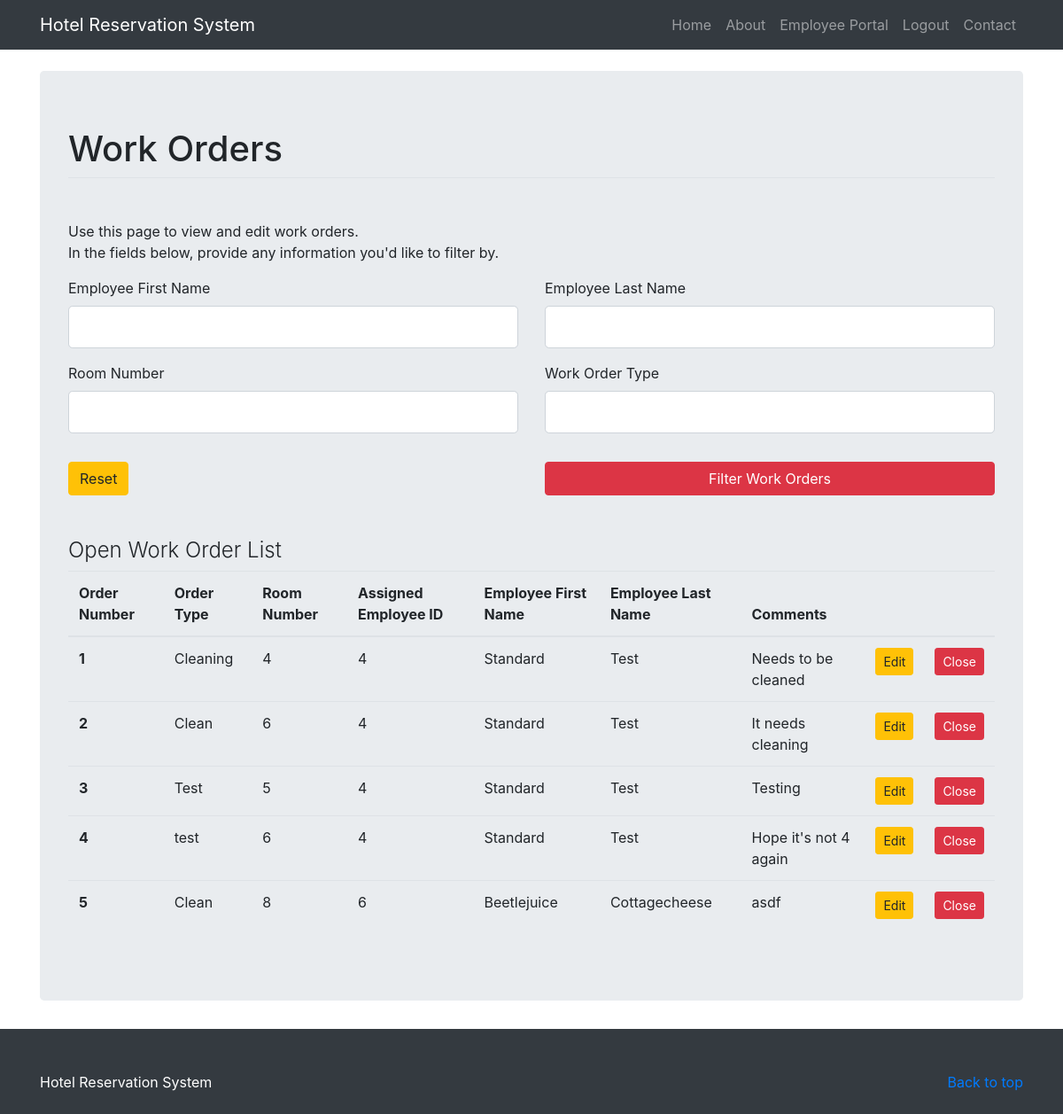
The page /view_work_orders (signed in) on the database as committed earlier.
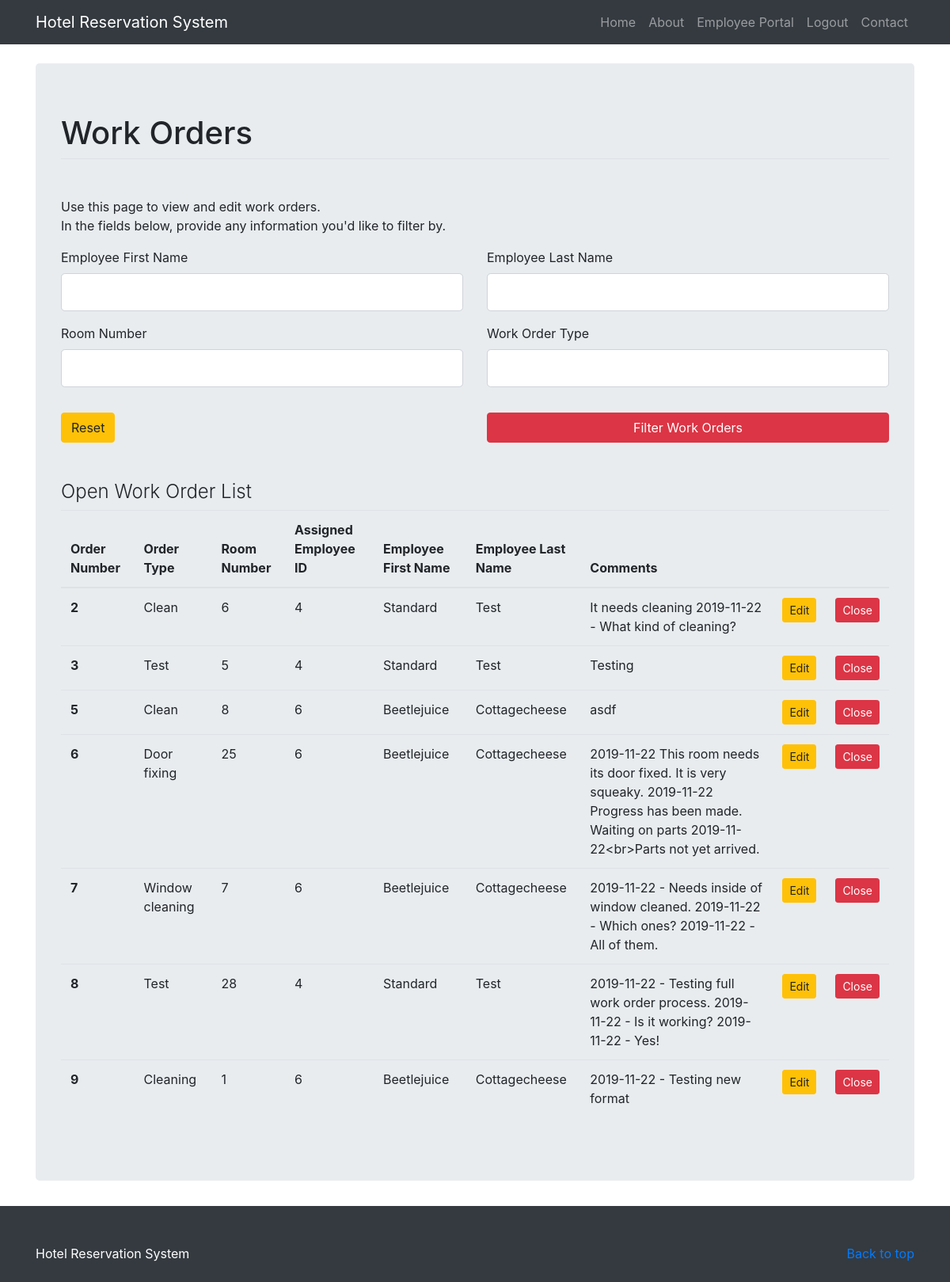
The same page on the database as committed later.
### hotel_system/models.py (models this page shows, shortened)
class WorkOrder(db.Model):
    order_number = db.Column(db.Integer, nullable = False, primary_key=True)
    type = db.Column(db.String(20), nullable=False)
    room_num = db.Column(db.Integer, nullable=False)
    employee_id = db.Column(db.Integer, nullable=False)
    comments = db.Column(db.Text)

class Employee(db.Model, UserMixin):
    id = db.Column(db.Integer, primary_key=True)
    first_name = db.Column(db.String(120), nullable = False)
    last_name = db.Column(db.String(120), nullable = False)
    email = db.Column(db.String(120), unique = True, nullable = False)
    password = db.Column(db.String(120), nullable = False)
    admin_flag = db.Column(db.Boolean, nullable = False)

### hotel_system/routes.py (the view, shortened to what this page needs)
@app.route('/view_work_orders', methods=['GET', 'POST'])
@login_required
def view_work_orders():
    form = ViewWorkOrderForm()
    orders = db.session.query(WorkOrder, Employee).join(Employee, WorkOrder.employee_id == Employee.id).all()
    return render_template('view_work_orders.html', title="Work Orders", form=form, work_orders=orders)

### hotel_system/forms.py
class ViewWorkOrderForm(FlaskForm):
    first_name = StringField('Employee First Name')
    last_name = StringField('Employee Last Name')
    room_num = IntegerField('Room Number', validators=[Optional()])
    type = StringField('Work Order Type', validators=[Optional()])
    submit = SubmitField('Filter Work Orders')

### hotel_system/models.py (called while the page is built)
@login_manager.user_loader
def load_employee(employee_id):
    return Employee.query.get(int(employee_id))

### hotel_system/templates/view_work_orders.html (shortened to what this page needs)
{% extends "layout.html" %}
{% block content %}
<body>
    <main role="main">
        <div class="container"><br>
             <div class="jumbotron center">
         		<form action="" method="POST">
         			<fieldset class="form-group">
                <legend class ="border-bottom mb-4"><h1>Work Orders</h1></legend><br>
                    <p>Use this page to view and edit work orders.<br>
                    In the fields below, provide any information you'd like to filter by.</p>
                    <div class="row">
                        <div class="col-xs-6 sm-6 col-md-6 col-lg-6">
           				    <div class = "form-group">
           					{{ form.first_name.label(class="form-control-label") }}
           					{% if form.first_name.errors %}
           						{{ form.first_name(class="form-control form-control-lg is-invalid") }}
           						<div class="invalid-feedback">
           							{% for error in form.first_name.errors %}
           								<span>{{ error }}</span>
           							{% endfor %}
           						</div>
           					{% else %}
           						{{ form.first_name(class="form-control form-control-lg") }}
           					{% endif %}
                             </div>
                        </div>
                        <div class="col-xs-6 sm-6 col-md-6 col-lg-6">
           				    <div class = "form-group">
           					{{ form.last_name.label(class="form-control-label") }}
           					{% if form.last_name.errors %}
           						{{ form.last_name(class="form-control form-control-lg is-invalid") }}
           						<div class="invalid-feedback">
           							{% for error in form.last_name.errors %}
           								<span>{{ error }}</span>
           							{% endfor %}
           						</div>
           					{% else %}
           						{{ form.last_name(class="form-control form-control-lg") }}
           					{% endif %}
                             </div>
                        </div>
                    </div>
                    <div class="row">
                        <div class="col-xs-6 sm-6 col-md-6 col-lg-6">
           				    <div class = "form-group">
           					{{ form.room_num.label(class="form-control-label") }}
           					{% if form.room_num.errors %}
           						{{ form.room_num(class="form-control form-control-lg is-invalid") }}
           						<div class="invalid-feedback">
           							{% for error in form.room_num.errors %}
           								<span>{{ error }}</span>
           							{% endfor %}
           						</div>
           					{% else %}
           						{{ form.room_num(class="form-control form-control-lg") }}
           					{% endif %}
                             </div>
                        </div>
                        <div class="col-xs-6 sm-6 col-md-6 col-lg-6">
           				    <div class = "form-group">
           					{{ form.type.label(class="form-control-label") }}
           					{% if form.type.errors %}
           						{{ form.type(class="form-control form-control-lg is-invalid") }}
           						<div class="invalid-feedback">
           							{% for error in form.type.errors %}
           								<span>{{ error }}</span>
           							{% endfor %}
           						</div>
           					{% else %}
           						{{ form.type(class="form-control form-control-lg") }}
           					{% endif %}
                             </div>
                        </div>
                    </div>
         			</fieldset>
         			 <div class="row">
                        <div class="col-md-6 col-sm-6 col-xs-6 pad-adjust">
                         <a href="{{ url_for('view_work_orders') }}" class="btn btn-warning">Reset</a>
                        </div>
                        <div class="col-md-6 col-sm-6 col-xs-6 pad-adjust" id="payment_buttons">
                          {{ form.submit(class="btn btn-danger btn-block") }}
                        </div>
                    </div>
         		</form><br><br>
                <h4 class="font-weight-light">Open Work Order List</h4>
                <table class="table table-hover" id="work_orders">
                      <thead>
                        <tr>
                          <th scope="col">Order Number</th>
                          <th scope="col">Order Type</th>
                          <th scope="col">Room Number</th>
                          <th scope="col">Assigned Employee ID</th>
                          <th scope="col">Employee First Name</th>
                          <th scope="col">Employee Last Name</th>
                          <th scope="col">Comments</th>
                          <th scope="col"></th>
                          <th scope="col"></th>
                        </tr>
                      </thead>
                      <tbody>
                      {% for order in work_orders %}
                        <tr>
                          <th scope="row">{{ order[0].order_number }}</th>
                          <td>{{ order[0].type }}</td>
                          <td>{{ order[0].room_num }}</td>
                          <td>{{ order[0].employee_id }}</td>
                          <td>{{ order[1].first_name }}</td>
                          <td>{{ order[1].last_name }}</td>
                          <td>{{ order[0].comments }}</td>
                          <td><a href="{{ url_for('edit_work_order', work_order=order[0].order_number) }}" class="btn btn-sm btn-rounded btn-warning">Edit</a></td>
                          <td><a href="{{ url_for('delete_work_order', work_order=order[0].order_number) }}" class="btn btn-sm btn-rounded btn-danger">Close</a></td>
                        </tr>
                      {% endfor %}
                      </tbody>
                </table>
         	</div>
        </div>
    </main>
</body>
{% endblock %}

### hotel_system/templates/layout.html (shortened to what this page needs)
<!DOCTYPE html>
<html lang="en">
<head>
    <link rel="stylesheet" href="https://stackpath.bootstrapcdn.com/bootstrap/4.3.1/css/bootstrap.min.css">
</head>
<header>
  <nav class="navbar navbar-expand-lg navbar-dark bg-dark static-top">
    <div class="container">
      <a class="navbar-brand" href="#">Hotel Reservation System</a>
      <div class="collapse navbar-collapse" id="navbarResponsive">
        <ul class="navbar-nav ml-auto">
          <li class="nav-item">
            <a class="nav-link" href="{{ url_for('index') }}">Home</a>
          </li>
          <li class="nav-item">
            <a class="nav-link" href="#">About</a>
          </li>
          {% if current_user.is_authenticated %}
            <li class="nav-item">
              <a class="nav-link" href="{{ url_for('employee_portal') }}">Employee Portal</a>
            </li>
            <li class="nav-item">
              <a class="nav-link" href="{{ url_for('employee_logout') }}">Logout</a>
            </li>
          {% endif %}
          <li class="nav-item">
            <a class="nav-link" href="#">Contact</a>
          </li>
        </ul>
      </div>
    </div>
  </nav>
</header>
{% block content %} {% endblock %}
<footer class="py-5 bg-dark" id="footer">
    <div class="container">
      <p class="float-right text-white">
        <a href="#">Back to top</a>
      </p>
      <p class="float-left text-white">Hotel Reservation System</p>
    </div>
</footer>
</html>

Rows that differ between the two databases and show on the page:
removed WorkOrder: order_number "1", type "Cleaning", room_num "4", employee "4", first_name "Standard", last_name "Test", comments "Needs to be cleaned"
removed WorkOrder: order_number "4", type "test", room_num "6", employee "4", first_name "Standard", last_name "Test", comments "Hope it's not 4 again"
changed WorkOrder id 2: comments "It needs cleaning" → "It needs cleaning 2019-11-22 - What kind of cleaning?"
added WorkOrder: order_number "6", type "Door fixing", room_num "25", employee "6", first_name "Beetlejuice", last_name "Cottagecheese", comments "2019-11-22 This room needs its door fixed. It is very squeaky. 2019-11-22 Progress has been made. Waiting on parts 2019-11-22<br>Parts not yet arrived."
added WorkOrder: order_number "7", type "Window cleaning", room_num "7", employee "6", first_name "Beetlejuice", last_name "Cottagecheese", comments "2019-11-22 - Needs inside of window cleaned. 2019-11-22 - Which ones? 2019-11-22 - All of them."
added WorkOrder: order_number "8", type "Test", room_num "28", employee "4", first_name "Standard", last_name "Test", comments "2019-11-22 - Testing full work order process. 2019-11-22 - Is it working? 2019-11-22 - Yes!"
added WorkOrder: order_number "9", type "Cleaning", room_num "1", employee "6", first_name "Beetlejuice", last_name "Cottagecheese", comments "2019-11-22 - Testing new format"
